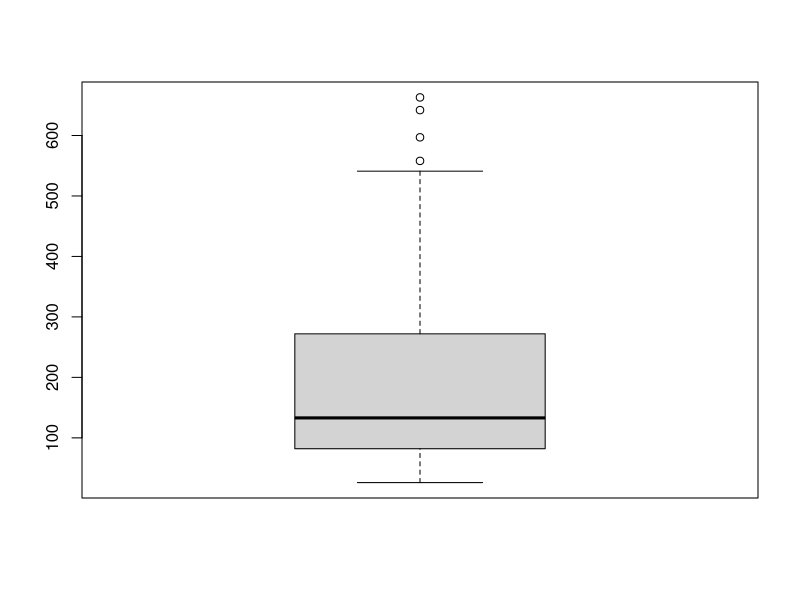
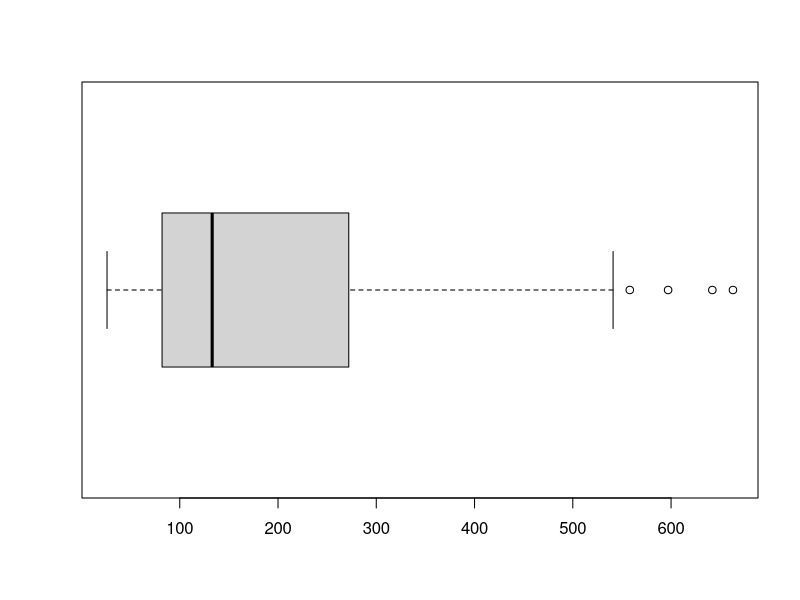
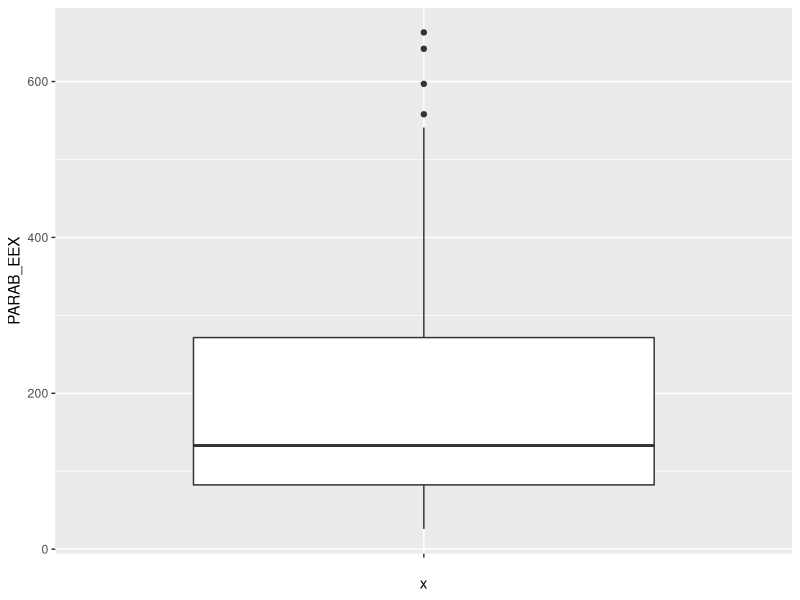
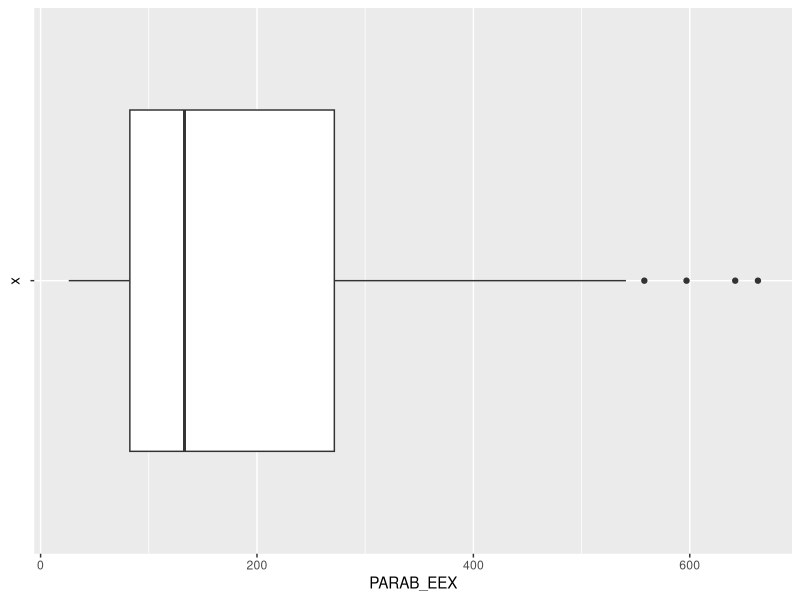
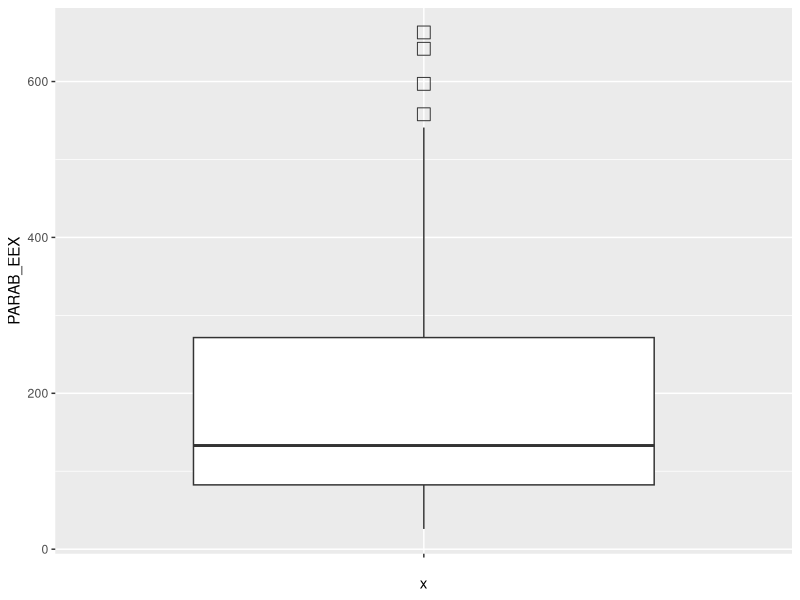
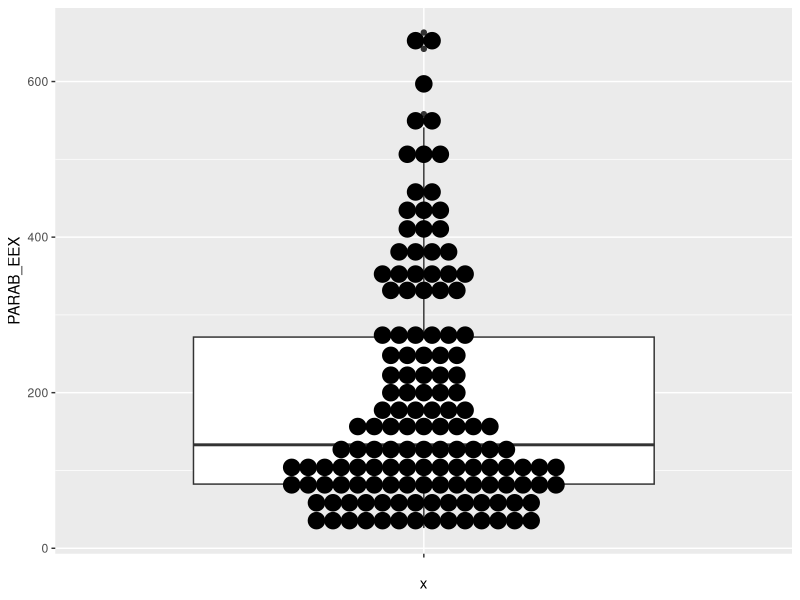
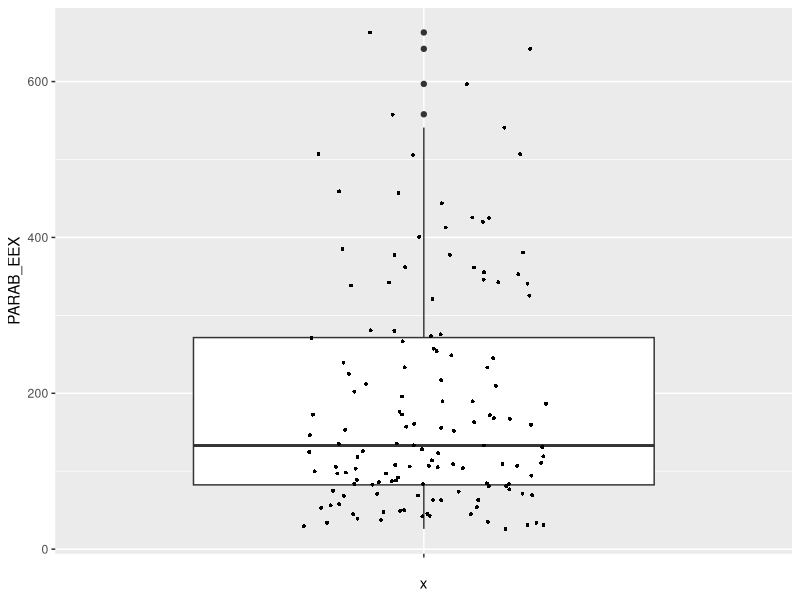
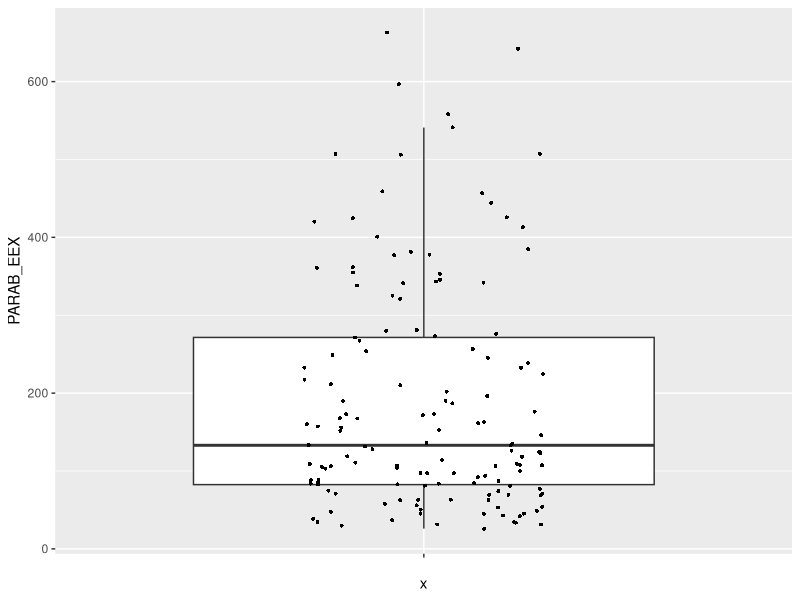

Source code (R) for these figures, in order: (Note: this script raises an error after producing the figures.)
## ---- chunk 1
#| label = "setup",
#| include = FALSE
knitr::opts_chunk$set(echo = TRUE)
library(kableExtra)
## ---- chunk 2
rm(list = ls())
## ---- chunk 3
#| echo = F,
#| results = "asis",
#| message = FALSE
if(!require(readxl)){
    install.packages("readxl")
    library(readxl)
}
ydataParab <- readxl::read_excel("ydataParab.xlsx")
knitr::kable(ydataParab) %>%
  kable_styling("striped", full_width = F) %>%
  scroll_box(width = "max-content", height = "200px")
## ---- chunk 4
#| echo = F,
#| results = "asis",
#| message = FALSE
if(!require(readxl)){
    install.packages("readxl")
    library(readxl)
}
enaerParab <- readxl::read_excel("enaerParab.xlsx")
knitr::kable(enaerParab) %>%
  kable_styling("striped", full_width = F) %>%
  scroll_box(width = "100%", height = "200px")
## ---- chunk 5
mean(enaerParab$PARAB_EEX)
## ---- chunk 6
range(enaerParab$PARAB_EEX)
## ---- chunk 7
sd(enaerParab$PARAB_EEX)
## ---- chunk 8
sdPop <- function(x) sqrt(mean((x-mean(x))^2))
## ---- chunk 9
mean(enaerParab$PARAB_EEX)-3*sd(enaerParab$PARAB_EEX)
mean(enaerParab$PARAB_EEX)+3*sd(enaerParab$PARAB_EEX)
## ---- chunk 10
enaerParabApon <- enaerParab[enaerParab$PARAB_EEX>634.3057, ]
enaerParabApon
## ---- chunk 11
IQR(enaerParab$PARAB_EEX)
## ---- chunk 12
quantile(enaerParab$PARAB_EEX)
## ---- chunk 13
boxplot(enaerParab$PARAB_EEX)
## ---- chunk 14
boxplot(enaerParab$PARAB_EEX, horizontal=TRUE)
## ---- chunk 15
if(!require(ggplot2)){
    install.packages("ggplot2")
    library(ggplot2)
}
ParabEEXbox <- ggplot(enaerParab, aes(x="", y=PARAB_EEX))
ParabEEXbox + geom_boxplot()
## ---- chunk 16
ParabEEXbox + geom_boxplot() + coord_flip()
## ---- chunk 17
ParabEEXbox + geom_boxplot(outlier.shape = 0, outlier.size = 4)
## ---- chunk 18
ParabEEXbox + geom_boxplot() + geom_dotplot(binaxis='y', stackdir='center', dotsize=1)
## ---- chunk 19
ParabEEXbox + geom_boxplot() + geom_jitter(shape=16, size=1,position=position_jitter(0.2))
## ---- chunk 20
ParabEEXbox + geom_boxplot(outlier.shape = NA) + geom_jitter(shape=16, size=1,position=position_jitter(0.2))
## ---- chunk 21
ParabEEXboxEtos <- ggplot(enaerParab, aes(x=ETOS, y=PARAB_EEX))
ParabEEXboxEtos + geom_boxplot()
## ---- chunk 22
ParabEEXboxEtos <- ggplot(enaerParab, aes(x=as.character(ETOS), y=PARAB_EEX))
ParabEEXboxEtos + geom_boxplot()
## ---- chunk 23
ParabEEXboxEtos + geom_boxplot(outlier.shape = NA) + geom_jitter(shape=16, size=1,position=position_jitter(0.2))
## ---- chunk 24
mines <- c("Ir","Fe","Mr","Ar","Ma","In","Il","Au","Se","Ok","No","De")
## ---- chunk 25
ParabEEXboxMinas1 <- ggplot(enaerParab, aes(x=MHNAS, y=PARAB_EEX, color=MHNAS))
ParabEEXboxMinas1 + geom_boxplot() + xlim(mines)
## ---- chunk 26
ParabEEXboxMinas2 <- ggplot(enaerParab, aes(x=MHNAS, y=PARAB_EEX, fill=MHNAS))
ParabEEXboxMinas2 + geom_boxplot() + xlim(mines)
## ---- chunk 27
#| eval = F
rm(list = ls())
mean(enaerParab$PARAB_EEX)
range(enaerParab$PARAB_EEX)
sd(enaerParab$PARAB_EEX)
sdPop <- function(x) sqrt(mean((x-mean(x))^ 2))
mean(enaerParab$PARAB_EEX)-3*sd(enaerParab$PARAB_EEX)
mean(enaerParab$PARAB_EEX)+3*sd(enaerParab$PARAB_EEX)
enaerParabApon <- enaerParab[enaerParab$PARAB_EEX>634.3057, ]
enaerParabApon
IQR(enaerParab$PARAB_EEX)
quantile(enaerParab$PARAB_EEX)
boxplot(enaerParab$PARAB_EEX)
boxplot(enaerParab$PARAB_EEX, horizontal=TRUE)
if(!require(ggplot2)){
    install.packages("ggplot2")
    library(ggplot2)
}
ParabEEXbox <- ggplot(enaerParab, aes(x="", y=PARAB_EEX))
ParabEEXbox + geom_boxplot()
ParabEEXbox + geom_boxplot() + coord_flip()
ParabEEXbox + geom_boxplot(outlier.shape = 0, outlier.size = 4)
ParabEEXbox + geom_boxplot() + geom_dotplot(binaxis='y', stackdir='center', dotsize=1)
ParabEEXbox + geom_boxplot() + geom_jitter(shape=16, size=1,position=position_jitter(0.2))
ParabEEXbox + geom_boxplot(outlier.shape = NA) + geom_jitter(shape=16, size=1,position=position_jitter(0.2))
ParabEEXboxEtos <- ggplot(enaerParab, aes(x=ETOS, y=PARAB_EEX))
ParabEEXboxEtos + geom_boxplot()
ParabEEXboxEtos <- ggplot(enaerParab, aes(x=as.character(ETOS), y=PARAB_EEX))
ParabEEXboxEtos + geom_boxplot()
ParabEEXboxEtos + geom_boxplot(outlier.shape = NA) + geom_jitter(shape=16, size=1,position=position_jitter(0.2))
mines <- c("Ir","Fe","Mr","Ar","Ma","In","Il","Au","Se","Ok","No","De")
ParabEEXboxMinas1 <- ggplot(enaerParab, aes(x=MHNAS, y=PARAB_EEX, color=MHNAS))
ParabEEXboxMinas1 + geom_boxplot() + xlim(mines)
ParabEEXboxMinas2 <- ggplot(enaerParab, aes(x=MHNAS, y=PARAB_EEX, fill=MHNAS))
ParabEEXboxMinas2 + geom_boxplot() + xlim(mines)
